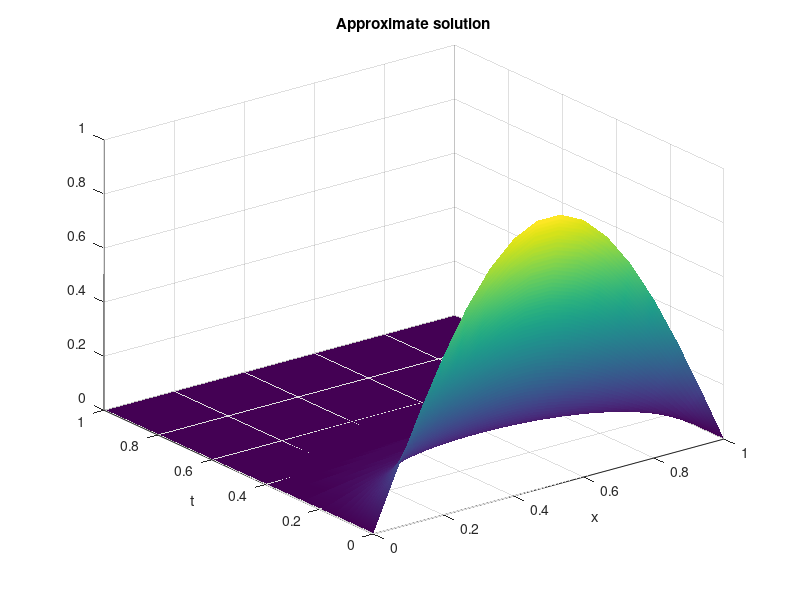
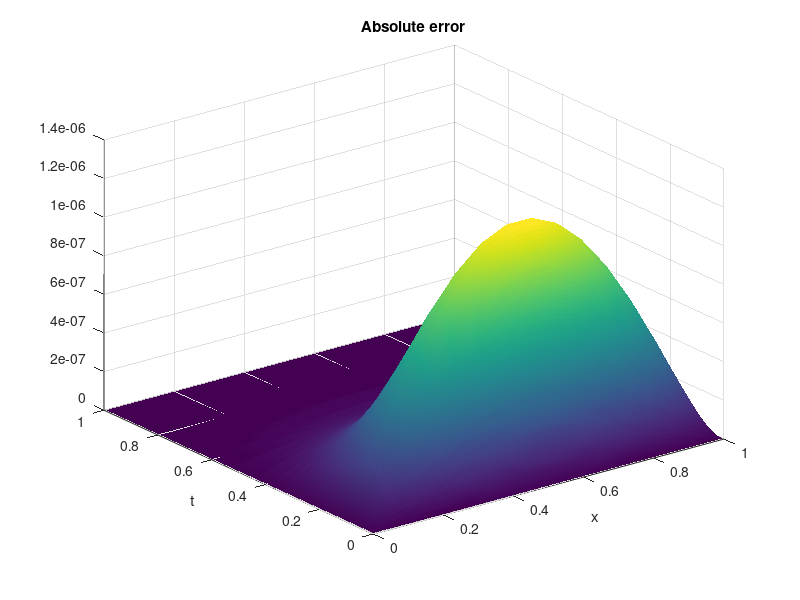

Recreate these plots in MATLAB, in order.

taumax=1; %%% defines T=1
xmin=0; %%% defines the range for space variable
xmax=1;
Nx=15; %%% number of divisions in space
%Ntau=10;
Ntau=6*Nx^2; %%% number of divisions in time
hx=(xmax-xmin)/Nx; %%%% discretization parameter in space
htau=taumax/Ntau; %%%% discretization parameter in time
lambda=htau/hx^2;




solexacta=@(x,t)(exp(-pi^2*t).*sin(pi*x)); %%%% defines the exact solution

ptsx=repmat(linspace(xmin,xmax,Nx+1)',1,Ntau+1); %%%% defines the grid
ptsy=repmat(linspace(0,taumax,Ntau+1),Nx+1,1);
tabsol=solexacta(ptsx,ptsy); %%%% defines the grid function with the exact values

u0=@(x)sin(pi*x); %%%% defines the function for the initial condition
uxmin=@(t)(zeros(size(t))); %%%% defines the functions for the boundary condition
uxmax=@(t)(zeros(size(t)));

solucao=zeros(Nx+1,Ntau+1); %%%% initializes the grid function a zero grid function
solucao(1:Nx+1,1)=u0(linspace(xmin,xmax,Nx+1)); %%%% defines the initial condition
tempos=linspace(0,taumax,Ntau+1);
solucao(1,1:Ntau+1)=uxmin(tempos); %%%% defines the boundary conditions
solucao(end,1:Ntau+1)=uxmax(tempos);

for j=1:Ntau %%%% loop for calculating the solution, by "moving the time forward"
indices=2:Nx;
solucao(indices,j+1)=lambda*(solucao(indices-1,j)+solucao(indices+1,j))+(1-2*lambda)*solucao(indices,j);  
end



figure(1) %%%% plot of the numerical solution
surf(ptsx,ptsy,solucao,'FaceLighting','phong','EdgeColor','none','FaceColor','interp')
title('Approximate solution')
xlabel('x')
ylabel('t')

figure(2) %%%% plot of the absolute error
surf(ptsx,ptsy,abs(tabsol-solucao),'FaceLighting','phong','EdgeColor','none','FaceColor','interp')
title('Absolute error')
xlabel('x')
ylabel('t')



normaerro=max(max(abs(tabsol-solucao))) %%%% norm of the error in infinity-norm














